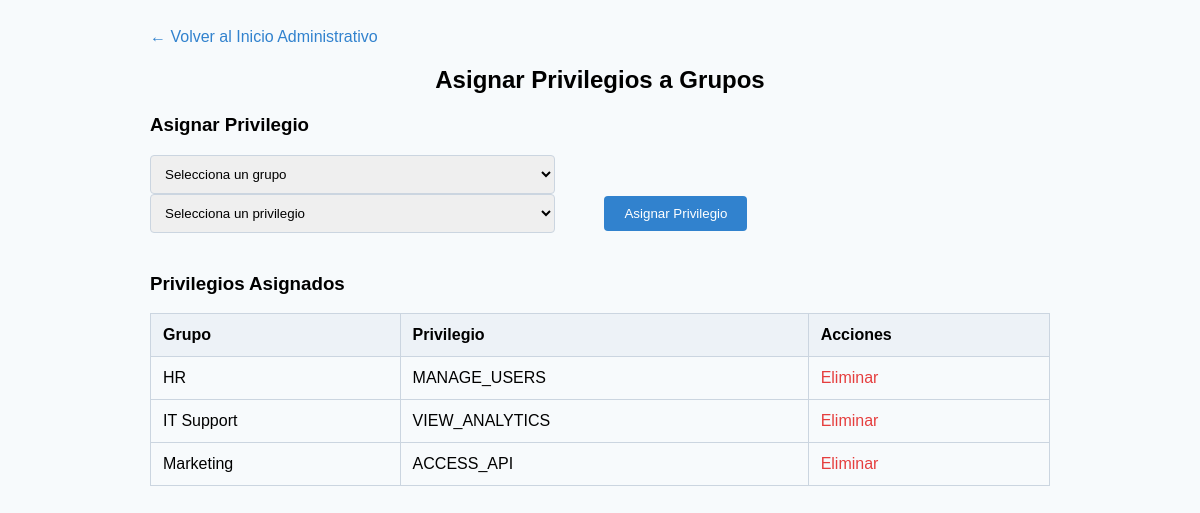
The page /TotCloud/AsignarPrivilegios.php (signed in) on the database its author committed.
### tables this page shows
CREATE TABLE R_GRUPO_PRIVILEGIOS ( 
    idGrupo INT(8) NOT NULL, 
    idPrivilegio INT(8) NOT NULL,
    PRIMARY KEY (idGrupo, idPrivilegio), 
    FOREIGN KEY (idGrupo) REFERENCES GRUPO(idGrupo),
    FOREIGN KEY (idPrivilegio) REFERENCES PRIVILEGIOS(idPrivilegio)
);

CREATE TABLE GRUPO ( 
    idGrupo INT(8) AUTO_INCREMENT PRIMARY KEY, 
    nombreGrupo VARCHAR(64) NOT NULL UNIQUE, 
    descripcion VARCHAR(256), 
    idPersonal INT(8) NOT NULL, 
    FOREIGN KEY (idPersonal) REFERENCES PERSONAL(idPersonal) 
);

CREATE TABLE PRIVILEGIOS ( 
    idPrivilegio INT(8) PRIMARY KEY, 
    nombrePrivilegio VARCHAR(64) NOT NULL, 
    descripcion VARCHAR(255), 
    idPersonal INT(8) NOT NULL, 
    FOREIGN KEY (idPersonal) REFERENCES PERSONAL(idPersonal) 
);

### TotCloud/AsignarPrivilegios.php (the view, shortened to what this page needs)
<?php
require 'config.php';
try {
    $stmt = $pdo->query("
        SELECT R.idGrupo, R.idPrivilegio, G.nombreGrupo, P.nombrePrivilegio
        FROM R_GRUPO_PRIVILEGIOS R
        JOIN GRUPO G ON R.idGrupo = G.idGrupo
        JOIN PRIVILEGIOS P ON R.idPrivilegio = P.idPrivilegio
        ORDER BY G.nombreGrupo, P.nombrePrivilegio ASC
    ");
    $asignaciones = $stmt->fetchAll();
} catch (PDOException $e) {
    echo "Error al obtener las asignaciones: " . $e->getMessage();
    exit();
}
?>
<!DOCTYPE html>
<html>
<head>
</head>
<body>
    <div class="container">
        <a href="homeadmin.php" class="back-link">← Volver al Inicio Administrativo</a>
        <h2>Asignar Privilegios a Grupos</h2>
        <div class="assign-section">
            <h3>Asignar Privilegio</h3>
            <form action="AsignarPrivilegios.php?action=assign" method="GET">
                <select name="idGrupo" required>
                    <option value="">Selecciona un grupo</option>
                </select>
                <select name="idPrivilegio" required>
                    <option value="">Selecciona un privilegio</option>
                </select>
                <input type="submit" value="Asignar Privilegio">
            </form>
        </div>
        <div class="current-assignments">
            <h3>Privilegios Asignados</h3>
            <table>
                <tr>
                    <th>Grupo</th>
                    <th>Privilegio</th>
                    <th>Acciones</th>
                </tr>
                <?php foreach ($asignaciones as $asignacion): ?>
                    <tr>
                        <td><?php echo htmlspecialchars($asignacion['nombreGrupo']); ?></td>
                        <td><?php echo htmlspecialchars($asignacion['nombrePrivilegio']); ?></td>
                        <td>
                            <a href="AsignarPrivilegios.php?action=remove&idGrupo=<?php echo $asignacion['idGrupo']; ?>&idPrivilegio=<?php echo $asignacion['idPrivilegio']; ?>" onclick="return confirm('¿Estás seguro de eliminar este privilegio?');">Eliminar</a>
                        </td>
                    </tr>
                <?php endforeach; ?>
            </table>
        </div>
    </div>
</body>
</html>

### TotCloud/AsignarPrivilegios.php (style rules this page uses)
body { font-family: Arial, sans-serif; background-color: #f7fafc; padding: 20px; }
.container { max-width: 900px; margin: auto; }
h2 { text-align: center; }
.assign-section, .current-assignments { margin-bottom: 40px; }
.assign-section form select { width: 45%; padding: 10px; margin-right: 5%; border: 1px solid #cbd5e0; border-radius: 4px; }
.assign-section form input[type="submit"] { padding: 10px 20px; background-color: #3182ce; color: white; border: none; border-radius: 4px; cursor: pointer; }
.current-assignments table { width: 100%; border-collapse: collapse; }
.current-assignments th, .current-assignments td { border: 1px solid #cbd5e0; padding: 12px; text-align: left; }
.current-assignments th { background-color: #edf2f7; }
.current-assignments a { color: #e53e3e; text-decoration: none; }
.back-link { display: block; margin-bottom: 20px; text-decoration: none; color: #3182ce; }

### rows shown on the page
r_grupo_privilegios: idGrupo.nombreGrupo "HR", idPrivilegio.nombrePrivilegio "MANAGE_USERS"
r_grupo_privilegios: idGrupo.nombreGrupo "IT Support", idPrivilegio.nombrePrivilegio "VIEW_ANALYTICS"
r_grupo_privilegios: idGrupo.nombreGrupo "Marketing", idPrivilegio.nombrePrivilegio "ACCESS_API"
